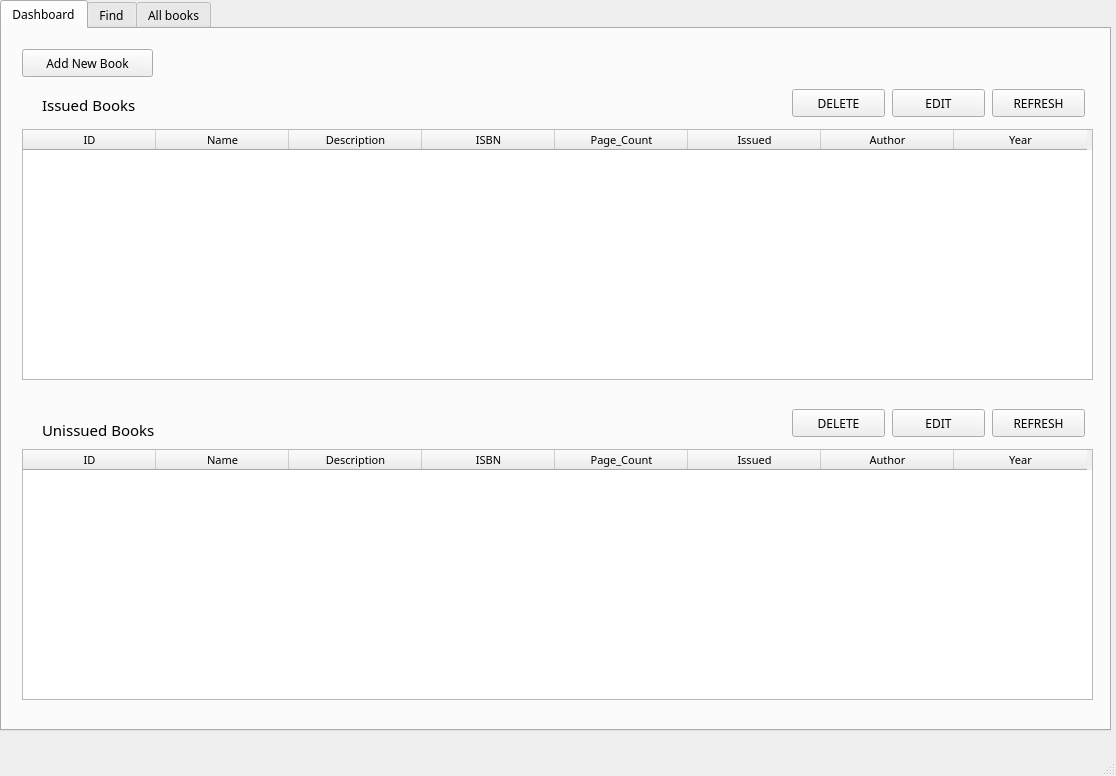
<?xml version="1.0" encoding="UTF-8"?>
<ui version="4.0">
 <class>MainWindow</class>
 <widget class="QMainWindow" name="MainWindow">
  <property name="geometry">
   <rect>
    <x>0</x>
    <y>0</y>
    <width>1116</width>
    <height>776</height>
   </rect>
  </property>
  <property name="windowTitle">
   <string>MainWindow</string>
  </property>
  <widget class="QWidget" name="centralwidget">
   <widget class="QTabWidget" name="tabWidget">
    <property name="geometry">
     <rect>
      <x>0</x>
      <y>0</y>
      <width>1111</width>
      <height>731</height>
     </rect>
    </property>
    <property name="font">
     <font>
      <family>Cascadia Code</family>
      <pointsize>9</pointsize>
     </font>
    </property>
    <property name="currentIndex">
     <number>0</number>
    </property>
    <widget class="QWidget" name="dashboard_tab">
     <attribute name="title">
      <string>Dashboard</string>
     </attribute>
     <widget class="QPushButton" name="new_book_button">
      <property name="geometry">
       <rect>
        <x>20</x>
        <y>20</y>
        <width>131</width>
        <height>28</height>
       </rect>
      </property>
      <property name="font">
       <font>
        <family>Cascadia Code</family>
        <pointsize>9</pointsize>
        <weight>50</weight>
        <bold>false</bold>
       </font>
      </property>
      <property name="text">
       <string>Add New Book</string>
      </property>
     </widget>
     <widget class="QLabel" name="label">
      <property name="geometry">
       <rect>
        <x>40</x>
        <y>60</y>
        <width>141</width>
        <height>31</height>
       </rect>
      </property>
      <property name="font">
       <font>
        <family>Cascadia Code</family>
        <pointsize>11</pointsize>
        <italic>false</italic>
       </font>
      </property>
      <property name="text">
       <string>Issued Books</string>
      </property>
     </widget>
     <widget class="QLabel" name="label_2">
      <property name="geometry">
       <rect>
        <x>40</x>
        <y>390</y>
        <width>161</width>
        <height>21</height>
       </rect>
      </property>
      <property name="font">
       <font>
        <family>Cascadia Code</family>
        <pointsize>11</pointsize>
       </font>
      </property>
      <property name="text">
       <string>Unissued Books</string>
      </property>
     </widget>
     <widget class="QPushButton" name="delete_button">
      <property name="geometry">
       <rect>
        <x>790</x>
        <y>60</y>
        <width>93</width>
        <height>28</height>
       </rect>
      </property>
      <property name="font">
       <font>
        <family>Cascadia Code</family>
        <pointsize>9</pointsize>
        <italic>false</italic>
       </font>
      </property>
      <property name="text">
       <string>DELETE</string>
      </property>
     </widget>
     <widget class="QPushButton" name="delete_button2">
      <property name="geometry">
       <rect>
        <x>790</x>
        <y>380</y>
        <width>93</width>
        <height>28</height>
       </rect>
      </property>
      <property name="text">
       <string>DELETE</string>
      </property>
     </widget>
     <widget class="QPushButton" name="refresh_button">
      <property name="geometry">
       <rect>
        <x>990</x>
        <y>60</y>
        <width>93</width>
        <height>28</height>
       </rect>
      </property>
      <property name="text">
       <string>REFRESH</string>
      </property>
     </widget>
     <widget class="QPushButton" name="edit_button2">
      <property name="geometry">
       <rect>
        <x>890</x>
        <y>380</y>
        <width>93</width>
        <height>28</height>
       </rect>
      </property>
      <property name="font">
       <font>
        <family>Cascadia Code</family>
        <pointsize>9</pointsize>
       </font>
      </property>
      <property name="text">
       <string>EDIT</string>
      </property>
     </widget>
     <widget class="QPushButton" name="edit_button">
      <property name="geometry">
       <rect>
        <x>890</x>
        <y>60</y>
        <width>93</width>
        <height>28</height>
       </rect>
      </property>
      <property name="text">
       <string>EDIT</string>
      </property>
     </widget>
     <widget class="QPushButton" name="refresh_button2">
      <property name="geometry">
       <rect>
        <x>990</x>
        <y>380</y>
        <width>93</width>
        <height>28</height>
       </rect>
      </property>
      <property name="text">
       <string>REFRESH</string>
      </property>
     </widget>
     <widget class="QTableWidget" name="issued_books_table">
      <property name="geometry">
       <rect>
        <x>20</x>
        <y>100</y>
        <width>1071</width>
        <height>251</height>
       </rect>
      </property>
      <property name="font">
       <font>
        <pointsize>8</pointsize>
       </font>
      </property>
      <property name="columnCount">
       <number>8</number>
      </property>
      <attribute name="horizontalHeaderDefaultSectionSize">
       <number>133</number>
      </attribute>
      <column>
       <property name="text">
        <string>ID</string>
       </property>
      </column>
      <column>
       <property name="text">
        <string>Name</string>
       </property>
      </column>
      <column>
       <property name="text">
        <string>Description</string>
       </property>
      </column>
      <column>
       <property name="text">
        <string>ISBN</string>
       </property>
      </column>
      <column>
       <property name="text">
        <string>Page_Count</string>
       </property>
      </column>
      <column>
       <property name="text">
        <string>Issued</string>
       </property>
      </column>
      <column>
       <property name="text">
        <string>Author</string>
       </property>
      </column>
      <column>
       <property name="text">
        <string>Year</string>
       </property>
      </column>
     </widget>
     <widget class="QTableWidget" name="unissued_books_table">
      <property name="geometry">
       <rect>
        <x>20</x>
        <y>420</y>
        <width>1071</width>
        <height>251</height>
       </rect>
      </property>
      <property name="font">
       <font>
        <pointsize>8</pointsize>
       </font>
      </property>
      <property name="columnCount">
       <number>8</number>
      </property>
      <attribute name="horizontalHeaderDefaultSectionSize">
       <number>133</number>
      </attribute>
      <column>
       <property name="text">
        <string>ID</string>
       </property>
      </column>
      <column>
       <property name="text">
        <string>Name</string>
       </property>
      </column>
      <column>
       <property name="text">
        <string>Description</string>
       </property>
      </column>
      <column>
       <property name="text">
        <string>ISBN</string>
       </property>
      </column>
      <column>
       <property name="text">
        <string>Page_Count</string>
       </property>
      </column>
      <column>
       <property name="text">
        <string>Issued</string>
       </property>
      </column>
      <column>
       <property name="text">
        <string>Author</string>
       </property>
      </column>
      <column>
       <property name="text">
        <string>Year</string>
       </property>
      </column>
     </widget>
    </widget>
    <widget class="QWidget" name="find_books_tab">
     <attribute name="title">
      <string>Find</string>
     </attribute>
     <widget class="QLabel" name="label_3">
      <property name="geometry">
       <rect>
        <x>20</x>
        <y>20</y>
        <width>171</width>
        <height>21</height>
       </rect>
      </property>
      <property name="text">
       <string>Search Books by ID</string>
      </property>
     </widget>
     <widget class="QPushButton" name="search_button">
      <property name="geometry">
       <rect>
        <x>790</x>
        <y>10</y>
        <width>93</width>
        <height>31</height>
       </rect>
      </property>
      <property name="text">
       <string>Search</string>
      </property>
     </widget>
     <widget class="QLineEdit" name="search_bar">
      <property name="geometry">
       <rect>
        <x>200</x>
        <y>10</y>
        <width>581</width>
        <height>31</height>
       </rect>
      </property>
     </widget>
     <widget class="QTableWidget" name="search_table">
      <property name="geometry">
       <rect>
        <x>20</x>
        <y>60</y>
        <width>1071</width>
        <height>621</height>
       </rect>
      </property>
      <property name="font">
       <font>
        <pointsize>8</pointsize>
       </font>
      </property>
      <property name="columnCount">
       <number>8</number>
      </property>
      <attribute name="horizontalHeaderDefaultSectionSize">
       <number>133</number>
      </attribute>
      <column>
       <property name="text">
        <string>ID</string>
       </property>
      </column>
      <column>
       <property name="text">
        <string>Name</string>
       </property>
      </column>
      <column>
       <property name="text">
        <string>Description</string>
       </property>
      </column>
      <column>
       <property name="text">
        <string>Page_Count</string>
       </property>
      </column>
      <column>
       <property name="text">
        <string>Issued</string>
       </property>
      </column>
      <column>
       <property name="text">
        <string>Author</string>
       </property>
      </column>
      <column>
       <property name="text">
        <string>ISBN</string>
       </property>
      </column>
      <column>
       <property name="text">
        <string>Year</string>
       </property>
      </column>
     </widget>
    </widget>
    <widget class="QWidget" name="all_books_tab">
     <attribute name="title">
      <string>All books</string>
     </attribute>
     <widget class="QPushButton" name="refresh_button3">
      <property name="geometry">
       <rect>
        <x>20</x>
        <y>20</y>
        <width>93</width>
        <height>28</height>
       </rect>
      </property>
      <property name="text">
       <string>REFRESH</string>
      </property>
     </widget>
     <widget class="QTableWidget" name="allbooks_table">
      <property name="geometry">
       <rect>
        <x>20</x>
        <y>60</y>
        <width>1071</width>
        <height>621</height>
       </rect>
      </property>
      <property name="font">
       <font>
        <pointsize>8</pointsize>
       </font>
      </property>
      <property name="columnCount">
       <number>8</number>
      </property>
      <attribute name="horizontalHeaderDefaultSectionSize">
       <number>133</number>
      </attribute>
      <column>
       <property name="text">
        <string>ID</string>
       </property>
      </column>
      <column>
       <property name="text">
        <string>Name</string>
       </property>
      </column>
      <column>
       <property name="text">
        <string>Description</string>
       </property>
      </column>
      <column>
       <property name="text">
        <string>Page_Count</string>
       </property>
      </column>
      <column>
       <property name="text">
        <string>Issued</string>
       </property>
      </column>
      <column>
       <property name="text">
        <string>Author</string>
       </property>
      </column>
      <column>
       <property name="text">
        <string>ISBN</string>
       </property>
      </column>
      <column>
       <property name="text">
        <string>Year</string>
       </property>
      </column>
     </widget>
    </widget>
   </widget>
  </widget>
  <widget class="QMenuBar" name="menubar">
   <property name="geometry">
    <rect>
     <x>0</x>
     <y>0</y>
     <width>1116</width>
     <height>26</height>
    </rect>
   </property>
  </widget>
  <widget class="QStatusBar" name="statusbar"/>
 </widget>
 <resources/>
 <connections/>
</ui>
